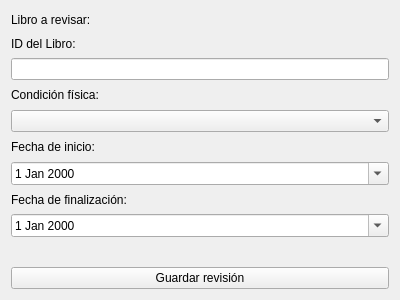
<?xml version="1.0" encoding="UTF-8"?>
<ui version="4.0">
 <class>register_condition_screen</class>
 <widget class="QWidget" name="register_condition_screen">
  <property name="geometry">
   <rect>
    <x>0</x>
    <y>0</y>
    <width>400</width>
    <height>300</height>
   </rect>
  </property>
  <property name="windowTitle">
   <string>Revisión física del libro</string>
  </property>
  <layout class="QVBoxLayout" name="verticalLayout">
   <item>
    <widget class="QLabel" name="libroLabel">
     <property name="text">
      <string>Libro a revisar:</string>
     </property>
    </widget>
   </item>
   <item>
    <widget class="QLabel" name="libroLabel">
     <property name="text">
      <string>ID del Libro:</string>
     </property>
    </widget>
</item>
<item>
    <widget class="QLineEdit" name="libroIdInput"/>
</item>
   <item>
    <widget class="QLabel" name="estadoLabel">
     <property name="text">
      <string>Condición física:</string>
     </property>
    </widget>
   </item>
   <item>
    <widget class="QComboBox" name="condicionComboBox"/>
   </item>
   <item>
    <widget class="QLabel" name="fechaInicioLabel">
     <property name="text">
      <string>Fecha de inicio:</string>
     </property>
    </widget>
   </item>
   <item>
    <widget class="QDateEdit" name="fechaInicioEdit">
     <property name="calendarPopup">
      <bool>true</bool>
     </property>
    </widget>
   </item>
   <item>
    <widget class="QLabel" name="fechaFinLabel">
     <property name="text">
      <string>Fecha de finalización:</string>
     </property>
    </widget>
   </item>
   <item>
    <widget class="QDateEdit" name="fechaFinEdit">
     <property name="calendarPopup">
      <bool>true</bool>
     </property>
    </widget>
   </item>
   <item>
    <widget class="QLabel" name="mensajeLabel">
     <property name="text">
      <string/>
     </property>
    </widget>
   </item>
   <item>
    <widget class="QPushButton" name="guardarButton">
     <property name="text">
      <string>Guardar revisión</string>
     </property>
    </widget>
   </item>
  </layout>
 </widget>
 <resources/>
 <connections/>
</ui>
